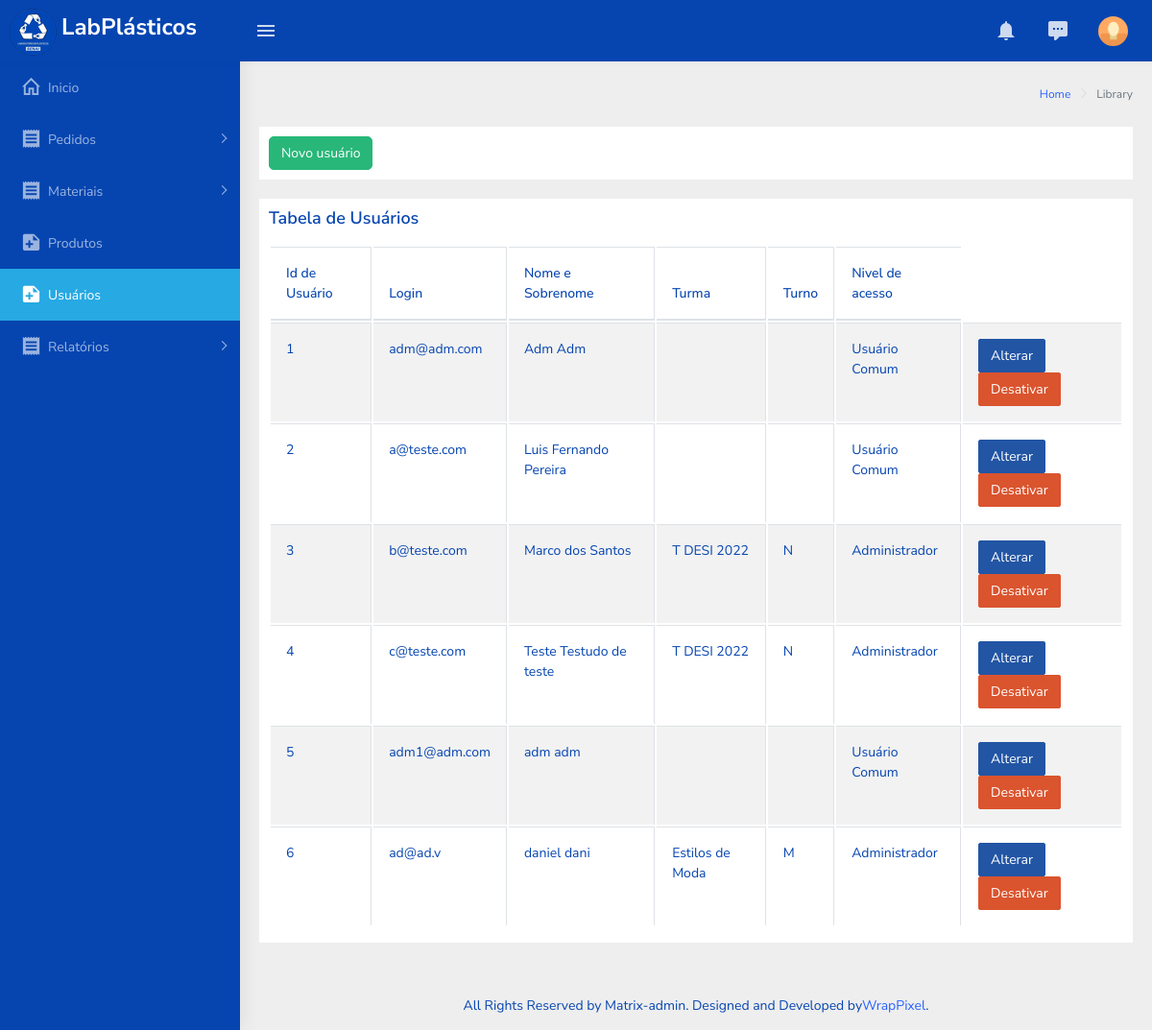
The app's page /usuarios.php with its own data.
### tables this page shows
CREATE TABLE `usuarios` (
  `idUsuario` int(11) NOT NULL COMMENT 'PK - chave identificadora de IDs da tabela usuarios',
  `login` varchar(80) NOT NULL COMMENT 'Registra o login de um usuário',
  `senha` varchar(32) NOT NULL COMMENT 'Registra a senha de um usuário',
  `nome` varchar(80) NOT NULL COMMENT 'Registra o primeiro nome do usuário',
  `sobrenome` varchar(80) NOT NULL COMMENT 'Registra o sobrenome do usuário',
  `idTurma` int(11) DEFAULT NULL COMMENT 'FK - chave estrangeira que Registra a ID da turma do usuário',
  `tipo` tinyint(1) NOT NULL COMMENT 'Registra o tipo de usuário',
  `ativo` tinyint(1) NOT NULL COMMENT 'Registra se o usuário estiver ativo'
);

CREATE TABLE `turma` (
  `idTurma` int(11) NOT NULL COMMENT 'PK - chave identificadora da turma a qual o usuário pertence\r\nOBS: o admin não necessita estar em uma turma',
  `turno` char(1) DEFAULT NULL COMMENT 'Mostra a qual turno uma turma pertence',
  `nomeTurma` varchar(32) DEFAULT NULL COMMENT 'Nome da turma. \r\nEx: TDesi Senai/N1',
  `ativo` tinyint(1) DEFAULT NULL COMMENT 'Se a conta podea ou não pode ser usada'
);

### php/functionUsuario.php (the view, shortened to what this page needs)
<?php
    function dataTableUser(){
        include('connection.php');
        $sql = 'SELECT u.idUsuario as idUser,'
                .' u.login as login,'
                .' u.nome as nome,'
                .' u.sobrenome as sobNome,'
                .' u.idTurma as idTurma,'
                .' u.tipo as tipo,'
                .' t.turno as turno,'
                .' t.nomeTurma as nTurma'
                .' FROM usuarios as u'
                .' LEFT JOIN turma as t'
                .' ON u.idTurma = t.idTurma'
                .' WHERE u.ativo = 1';
        $table = '';
        $result = mysqli_query($conn,$sql);
        if (mysqli_num_rows($result) > 0){
            $array = array();
            while($linha = mysqli_fetch_array($result, MYSQLI_ASSOC )){
                array_push($array,$linha);
            }
            foreach($array as $campo){
                $table .=
                        "<tr align-items='center';>"
                            ."<td>".$campo['idUser']."</td>"
                            ."<td>".$campo['login']."</td>"
                            ."<td>".$campo['nome']." ".$campo['sobNome']."</td>"
                            ."<td>".$campo['nTurma']."</td>"
                            ."<td>".$campo['turno']."</td>";
                if ($campo['tipo'] == 1){
                    $table .= "<td> Usuário Comum </td>";
                } else if ($campo['tipo'] == 2){
                    $table .= "<td> Administrador </td>";
                }
                $table .=
                            "<td>"
                                ."<button type='button' class='btn btn-info margin-5' data-toggle='modal' data-target='#EditaModal".$campo['idUser']."'>"
                                    ."Alterar"
                                ."</button>"
                                ."<button type='button' class='btn btn-danger margin-5' data-toggle='modal' data-target='#ExcluiModal".$campo['idUser']."'>"
                                    ."Desativar"
                                ."</button>"
                            ."</td>"
                            ."<div class='modal fade' id='ExcluiModal".$campo['idUser']."' tabindex='-1' role='dialog' aria-labelledby='exampleModalLabel' aria-hidden='true '>"
                                ."<div class='modal-dialog' role='document '>"
                                    ."<div class='modal-content'>"
                                        .'<div class="modal-header">'
                                            .'<h5 class="modal-title" id="exampleModalLabel">Desativar Produto/molde</h5>'
                                            .'<button type="button" class="close" data-dismiss="modal" aria-label="Close">'
                                                .'<span aria-hidden="true ">&times;</span>'
                                            .'</button>'
                                        .'</div>'
                                        .'<div class="modal-body">'
                                            .'<form method="POST" action="php/saveProdutos.php? validacao=DPF&id='.$campo["idUser"].'">'
                                                .'<label> Confirmar esta ação? </label>'
                                                .'<div align-items="right">'
                                                    .'<button  type="submit" id="iBtnSalvar" name="nBtnSalvar" class="btn btn-primary"> Confirmar </button>'
                                                .'</div>'
                                            .'</form>'
                                        .'</div>'
                                    .'</div>'
                                .'</div>'
                            .'</div>'
                            ."<div class='modal fade' id='EditaModal".$campo['idUser']."' tabindex='-1' role='dialog' aria-labelledby='exampleModalLabel' aria-hidden='true '>"
                                ."<div class='modal-dialog' role='document '>"
                                    ."<div class='modal-content'>"
                                        .'<div class="modal-header">'
                                            .'<h5 class="modal-title" id="exampleModalLabel">Alterar produto e/ou molde</h5>'
                                            .'<button type="button" class="close" data-dismiss="modal" aria-label="Close">'
                                                .'<span aria-hidden="true ">&times;</span>'
                                            .'</button>'
                                        .'</div>'
                                        .'<div class="modal-body">'
                                            .'<form method="POST" class="form-horizontal"  enctype="multipart/form-data" action= "php/saveProdutos.php?validacao=UPF&id='.$campo['idUser'].'">'
                                                .'<div class="card-body">'
                                                .''
                                                .'    '
                                                .'    <div class="input-group mb-3">'
                                                .'        <div class="input-group-prepend" style="width: 100%; height:100%;">'
                                                .'            <span class="input-group-text bg-success text-white" id="basic-addon1"><i class="fas fa-address-card"></i></span>'
                                                .'            <select name="nTurma" class="select2 form-control custom-select" style="width: 100%; height:100%;">'
                                                .'                   '.optionTurmas().''
                                                .'            </select>'
                                                .'        </div>'
                                                .'    </div>'
                                                .''
                                                .'      '
                                                .'      <div class="input-group mb-3">'
                                                .'          <div class="input-group-prepend" style="width: 100%; height:100%;">'
                                                .'              <span class="input-group-text bg-success text-white" id="basic-addon1"><i class="fas fa-address-card"></i></span>'
                                                .'              <select name="nTipoUsu" class="select2 form-control custom-select" style="width: 100%; height:36px;" required>'
                                                .'                    <option value="">Nivel de Acesso*</option>'
                                                .'                    <optgroup label="Niveis">'
                                                .'                        <option value=1>Administrador</option>'
                                                .'                        <option value=2>Comum</option>'
                                                .'                    </optgroup>'
                                                .'              </select>'
                                                .'          </div>'
                                                .'      </div>'
                                                .'</div>'
                                                .'<div class="border-top">'
                                                    .'<div class="card-body">'
                                                        .'<button type="submit" id="iBtnSalvar" name="nBtnSalvar" class="btn btn-primary">Salvar</button>'
                                                    .'</div>'
                                                .'</div>'
                                            .'</form>'
                                        .'</div>'
                                    .'</div>'
                                .'</div>'
                            .'</div>'
                        ."</tr>";
            }
        }
        return $table;
    }
?>

### usuarios.php (shortened to what this page needs)
<!DOCTYPE html>
<html lang="pt-br">
<head>
    <?php
    include('links/cabecalho.php');
    ?>
</head>
<body>
    <div id="main-wrapper">
        <?php  include('links/menu.php');?>
        <div class="page-wrapper">
            <?php include('links/side_bar_direita.php');?>
            <div class="container-fluid" >
                <div class="card" style="padding:10px;">
                    <div style="float:right; width:30%">
                        <button style="width: auto; border-radius: 5px;" type="button" class="btn btn-success margin-5" data-toggle="modal" data-target="#modalAddUser">
                            Novo usuário
                        </button>
                    </div>
                </div>
                <div class="card" style="padding: 10px;">
                    <h4 class="card-title">Tabela de Usuários</h4>
                    <div class="table-responsive">
                        <table id="zero_config" class="table table-striped table-bordered">
                            <thead>
                                <tr>
                                    <th> Id de Usuário </th>
                                    <th> Login </th>
                                    <th> Nome e Sobrenome </th>
                                    <th> Turma </th>
                                    <th> Turno </th>
                                    <th> Nivel de acesso </th>
                                </tr>
                            </thead>
                            <tbody>
                                <?php echo dataTableUser(); ?>
                            </tbody>
                        </table>
                    </div>
                </div>
            </div>
            <footer class="footer text-center">
                All Rights Reserved by Matrix-admin. Designed and Developed by<a href="https://wrappixel.com">WrapPixel</a>.
            </footer>
        </div>
    </div>
</body>
</html>

### links/cabecalho.php (shortened to what this page needs)
<link rel="stylesheet" type="text/css" href="assets/libs/select2/dist/css/select2.min.css">
<link rel="stylesheet" type="text/css" href="assets/libs/jquery-minicolors/jquery.minicolors.css">
<link rel="stylesheet" type="text/css" href="assets/libs/bootstrap-datepicker/dist/css/bootstrap-datepicker.min.css">
<link rel="stylesheet" type="text/css" href="assets/libs/quill/dist/quill.snow.css">
<link rel="stylesheet" type="text/css" href="assets/extra-libs/multicheck/multicheck.css">
<link href="assets/libs/datatables.net-bs4/css/dataTables.bootstrap4.css" rel="stylesheet">
<link href="dist/css/style.min.css" rel="stylesheet">
<link href="dist/css/subStyle.css" rel="stylesheet" >
<link href="assets/libs/magnific-popup/dist/magnific-popup.css" rel="stylesheet">

### links/menu.php (shortened to what this page needs)
<header class="topbar" data-navbarbg="skin5">
    <nav class="navbar top-navbar navbar-expand-md navbar-dark">
        <div class="navbar-header" data-logobg="skin5">
            <a class="navbar-brand" href="index.php">
                <b class="logo-icon p-l-10">
                    <img src="assets/images/logoLabPlasticos_menuSideBar.png" alt="homepage" class="light-logo" style="margin-left:0px" />
                </b>
                <span class="logo-text">
                    <h3>LabPlásticos</h3>
                </span>
            </a>
        </div>
        <div class="navbar-collapse collapse" id="navbarSupportedContent"  data-navbarbg="skin5">
            <ul class="navbar-nav float-left mr-auto">
                <li class="nav-item d-none d-md-block"><a class="nav-link sidebartoggler waves-effect waves-light" href="javascript:void(0)" data-sidebartype="mini-sidebar"><i class="mdi mdi-menu font-24"></i></a></li>
            </ul>
            <ul class="navbar-nav float-right">
                <li class="nav-item dropdown">
                    <a class="nav-link dropdown-toggle waves-effect waves-info" href="" data-toggle="dropdown" aria-haspopup="true" aria-expanded="false"> <i class="mdi mdi-bell font-24"></i>
                    </a>
                </li>
                <li class="nav-item dropdown">
                    <a class="nav-link dropdown-toggle waves-effect waves-dark" href="" id="2" data-toggle="dropdown" aria-haspopup="true" aria-expanded="false"> <i class="font-24 mdi mdi-comment-processing"></i>
                    </a>
                </li>
                <li class="nav-item dropdown">
                    <a class="nav-link dropdown-toggle text-muted waves-effect waves-dark pro-pic" href="" data-toggle="dropdown" aria-haspopup="true" aria-expanded="false"><img src="assets/images/users/1.jpg" alt="user" class="rounded-circle" width="31"></a>
                </li>
            </ul>
        </div>
    </nav>
</header>
<aside class="left-sidebar" data-sidebarbg="skin5">
    <div class="scroll-sidebar">
        <nav class="sidebar-nav">
            <ul id="sidebarnav" class="p-t-30">
                <li class="sidebar-item"> <a class="sidebar-link waves-effect waves-dark sidebar-link" href="index.php" aria-expanded="false"><i class="mdi mdi-home-outline"></i><span class="hide-menu">Inicio</span></a></li>
                <li class="sidebar-item"> <a class="sidebar-link has-arrow waves-effect waves-dark" href="javascript:void(0)" aria-expanded="false"><i class="mdi mdi-receipt"></i><span class="hide-menu"> Pedidos </span></a>
                </li>
                <li class="sidebar-item"> <a class="sidebar-link has-arrow waves-effect waves-dark" href="javascript:void(0)" aria-expanded="false"><i class="mdi mdi-receipt"></i><span class="hide-menu">Materiais</span></a>
                </li>
                <li class="sidebar-item"><a href="produtos.php" class="sidebar-link"><i class="mdi mdi-note-plus"></i><span class="hide-menu"> Produtos </span></a></li>
                <li class="sidebar-item"><a href="usuarios.php" class="sidebar-link"><i class="mdi mdi-note-plus"></i><span class="hide-menu"> Usuários </span></a></li>
                <li class="sidebar-item"> <a class="sidebar-link has-arrow waves-effect waves-dark" href="javascript:void(0)" aria-expanded="false"><i class="mdi mdi-receipt"></i><span class="hide-menu">Relatórios</span></a>
                </li>
            </ul>
        </nav>
    </div>
</aside>

### links/side_bar_direita.php
<div class="page-breadcrumb">
    <div class="row">
        <div class="col-12 d-flex no-block align-items-center">
            <div class="ml-auto text-right">
                <nav aria-label="breadcrumb">
                    <ol class="breadcrumb">
                        <li class="breadcrumb-item"><a href="#">Home</a></li>
                        <li class="breadcrumb-item active" aria-current="page">Library</li>
                    </ol>
                </nav>
            </div>
        </div>
    </div>
</div>

### records on screen
usuarios: idUsuario "1", login "adm@adm.com", nome "Adm", sobrenome "Adm", tipo "Usuário Comum"
usuarios: idUsuario "2", login "a@teste.com", nome "Luis", sobrenome "Fernando Pereira", tipo "Usuário Comum"
usuarios: idUsuario "3", login "b@teste.com", nome "Marco", sobrenome "dos Santos", idTurma.nomeTurma "T DESI 2022", idTurma.turno "N", tipo "Administrador"
usuarios: idUsuario "4", login "c@teste.com", nome "Teste", sobrenome "Testudo de teste", idTurma.nomeTurma "T DESI 2022", idTurma.turno "N", tipo "Administrador"
usuarios: idUsuario "5", login "adm1@adm.com", nome "adm", sobrenome "adm", tipo "Usuário Comum"
usuarios: idUsuario "6", login "ad@ad.v", nome "daniel", sobrenome "dani", idTurma.nomeTurma "Estilos de Moda", idTurma.turno "M", tipo "Administrador"
